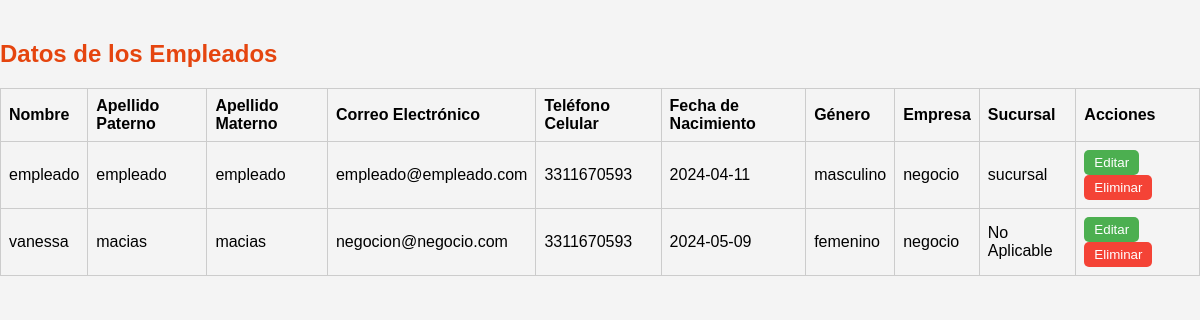
Before: /src/employee/read-employee/read-employee.php (signed in) with the older database file.
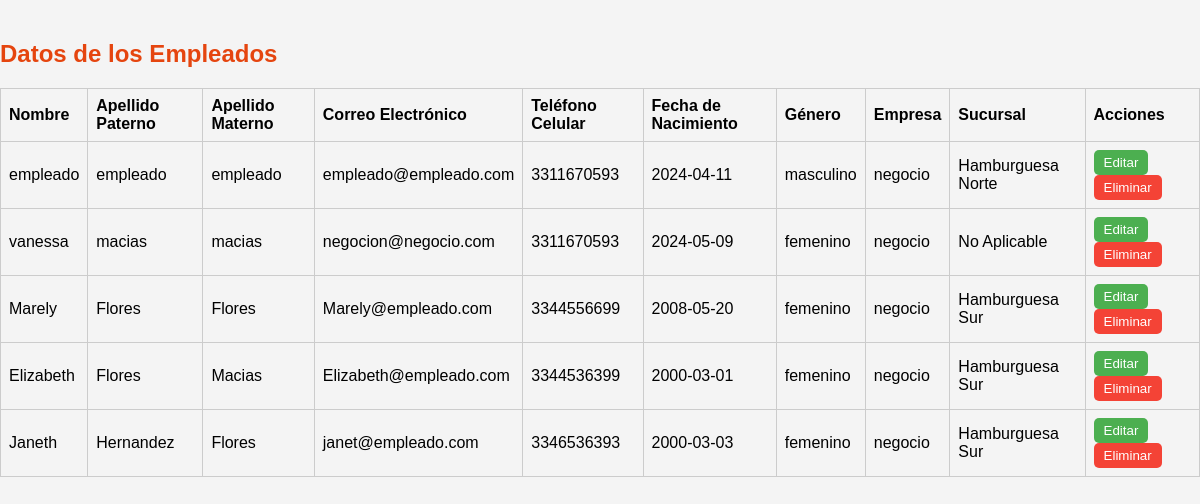
After: the same page with the newer database file.
### tables this page shows
CREATE TABLE `employees` (
  `id` int NOT NULL,
  `firstName` varchar(50) NOT NULL,
  `lastName` varchar(50) NOT NULL,
  `surname` varchar(50) NOT NULL,
  `email` varchar(100) NOT NULL,
  `phone` varchar(15) NOT NULL,
  `birthdate` date NOT NULL,
  `gender` enum('masculino','femenino','otro') NOT NULL,
  `password` varchar(255) NOT NULL,
  `user_type` varchar(50) NOT NULL DEFAULT 'empleado',
  `company_id` int DEFAULT NULL,
  `branch_id` int DEFAULT NULL
);

CREATE TABLE `companies` (
  `id` int NOT NULL,
  `logo_path` varchar(255) DEFAULT NULL,
  `associated_name` varchar(255) NOT NULL,
  `business_name` varchar(255) NOT NULL,
  `address` text NOT NULL,
  `email` varchar(100) NOT NULL,
  `cellphone` char(10) NOT NULL,
  `food_type` enum('restaurante','cafe','panaderia','otro') NOT NULL,
  `has_rfc` tinyint(1) NOT NULL,
  `consistent_menu` tinyint(1) NOT NULL,
  `password` varchar(255) NOT NULL,
  `user_type` varchar(50) NOT NULL DEFAULT 'negocio'
);

CREATE TABLE `branches` (
  `id` int NOT NULL,
  `branch_name` varchar(255) NOT NULL,
  `branch_manager` varchar(255) NOT NULL,
  `address` varchar(255) NOT NULL,
  `postal_code` char(5) NOT NULL,
  `cellphone` char(10) NOT NULL,
  `website` varchar(255) DEFAULT NULL,
  `company_id` int DEFAULT NULL
);

### src/employee/read-employee/fetchEmployees.php (the view, shortened to what this page needs)
<?php
require '../../db/connection.php';
$companyId = $_SESSION['company_id'];
$sql = "SELECT e.id, e.firstName, e.lastName, e.surname, e.email, e.phone, e.birthdate, e.gender, c.business_name AS companyName, b.branch_name AS branchName
        FROM employees e
        JOIN companies c ON e.company_id = c.id
        LEFT JOIN branches b ON e.branch_id = b.id
        WHERE e.company_id = ?";
$params = [$companyId];
$types = "i";
$stmt = $conn->prepare($sql);
$stmt->bind_param($types, ...$params);
$stmt->execute();
$result = $stmt->get_result();
if ($result->num_rows > 0) {
    while ($row = $result->fetch_assoc()) {
        echo "<tr>";
        echo "<td>" . htmlspecialchars($row['firstName']) . "</td>";
        echo "<td>" . htmlspecialchars($row['lastName']) . "</td>";
        echo "<td>" . htmlspecialchars($row['surname']) . "</td>";
        echo "<td>" . htmlspecialchars($row['email']) . "</td>";
        echo "<td>" . htmlspecialchars($row['phone']) . "</td>";
        echo "<td>" . htmlspecialchars($row['birthdate']) . "</td>";
        echo "<td>" . htmlspecialchars($row['gender']) . "</td>";
        echo "<td>" . htmlspecialchars($row['companyName']) . "</td>";
        echo "<td>" . htmlspecialchars($row['branchName'] ?? 'No Aplicable') . "</td>";
        echo '<td><button class="edit-btn" onclick="location.href=\'../update-employee/update-employee.php?id=' . $row['id'] . '\'">Editar</button><button class="delete-btn" data-id="' . $row['id'] . '">Eliminar</button></td>';
        echo "</tr>";
    }
} else {
    echo "<tr><td colspan='10'>No hay empleados registrados.</td></tr>";
}

Changed rows visible on the page:
changed through a linked row, employees "empleado": branch.branch_name "sucursal" → "Hamburguesa Norte"
added employees: firstName "Marely", lastName "Flores", surname "Flores", email "Marely@empleado.com", phone "3344556699", birthdate "2008-05-20", gender "femenino", company.business_name "negocio", branch.branch_name "Hamburguesa Sur"
added employees: firstName "Elizabeth", lastName "Flores", surname "Macias", email "Elizabeth@empleado.com", phone "3344536399", birthdate "2000-03-01", gender "femenino", company.business_name "negocio", branch.branch_name "Hamburguesa Sur"
added employees: firstName "Janeth", lastName "Hernandez", surname "Flores", email "janet@empleado.com", phone "3346536393", birthdate "2000-03-03", gender "femenino", company.business_name "negocio", branch.branch_name "Hamburguesa Sur"
